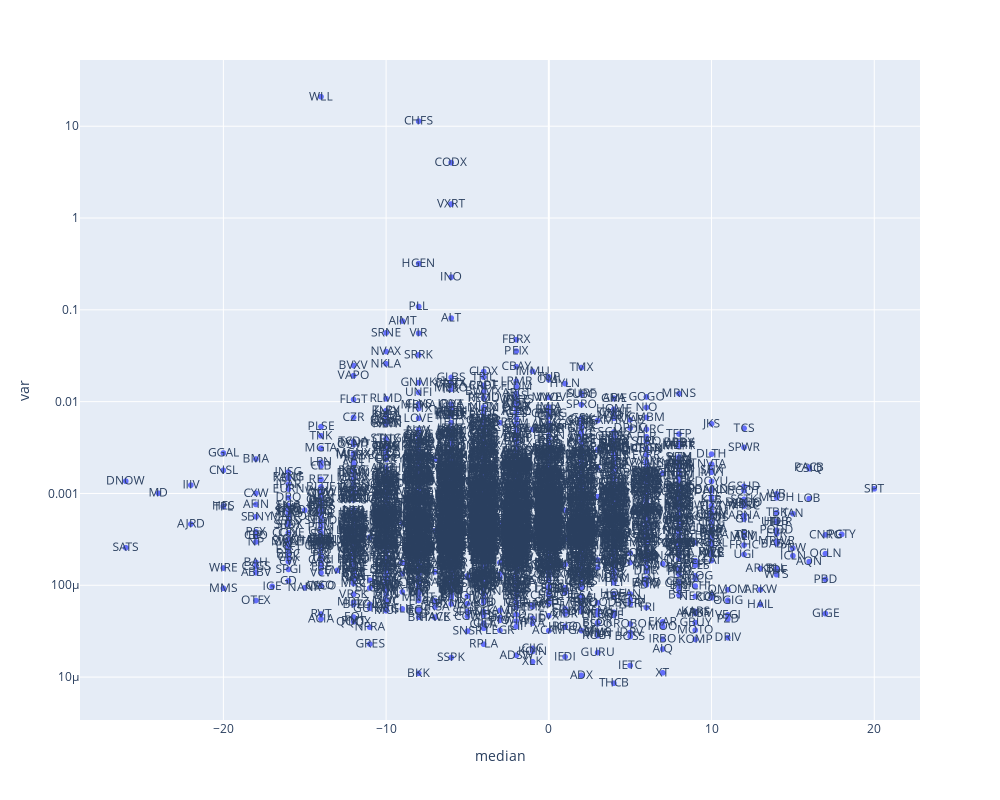

Notebook cell for this chart:
### Code cell
px.scatter(alpha_median_var.reset_index(), x="median", y="var", text="index", width=1000, height=800,
          log_y=True)

### Figure 1 — Plotly figure (JSON) as saved in the notebook; plotly's stock layout.template omitted (floating-point values rounded to 4 significant figures; data arrays with more than 128 entries replaced by an {"elided": "..."} marker saying what was removed)
{"data": [{"hovertemplate": "median=%{x}<br>var=%{y}<br>index=%{text}<extra></extra>", "legendgroup": "", "marker": {"color": "#636efa", "symbol": "circle"}, "mode": "markers+text", "name": "", "showlegend": false, "text": {"elided": "3393 str values"}, "type": "scattergl", "x": {"elided": "3393 int values"}, "xaxis": "x", "y": {"elided": "3393 float values"}, "yaxis": "y"}], "layout": {"height": 800, "legend": {"tracegroupgap": 0}, "margin": {"t": 60}, "width": 1000, "xaxis": {"anchor": "y", "domain": [0, 1], "title": {"text": "median"}}, "yaxis": {"anchor": "x", "domain": [0, 1], "title": {"text": "var"}, "type": "log"}}}
